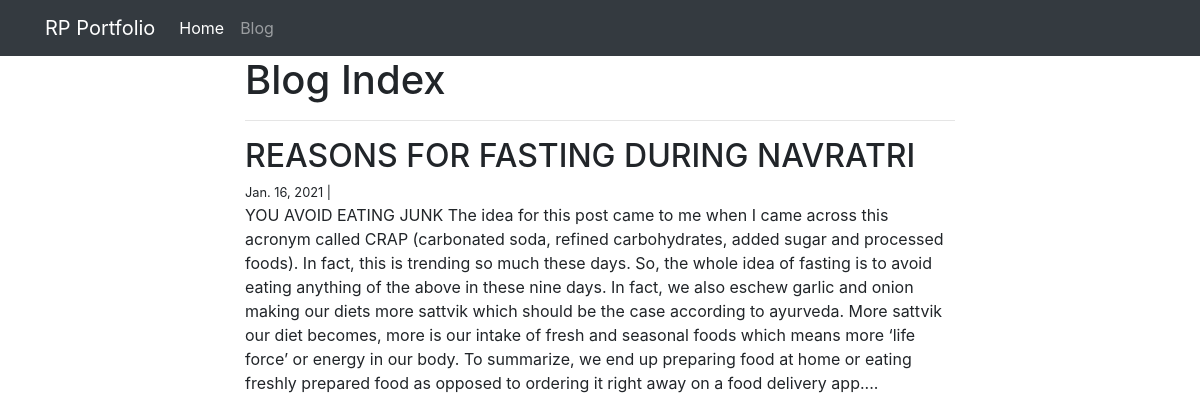
The app's page /blog/4/ with its own data.
### blog/models.py (models this page shows, shortened)
class Post(models.Model):
    title = models.CharField(max_length = 100)
    body = models.TextField()
    created_on = models.DateTimeField(auto_now_add =True)
    modified_on = models.DateTimeField(auto_now = True)
    categories = models.ManyToManyField('Category', related_name = "posts")

### blog/views.py (the view)
# urls.py: path('<int:id>/', views.blog_detail, name= "blog_detail"),
def blog_detail(request, id):
    post = Post.objects.get(pk = id)
    comments = Comment.objects.filter(post=post)
    data= {
        'post': post,
        'comments':comments,
    }
    return render(request, 'blogs/blog_detail.html', data)

### templates/blogs/blog_detail.html
{% extends "base.html" %}
{% block content %}
<div class="col-md-8 offset-md-2">
    <h1>Blog Index</h1>
    <hr>
    <h2>{{ post.title }}</h2>
    <small>
        {{ post.created_on.date }} |&nbsp;
    </small>
    <p>{{ post.body}}...</p>
</div>
{% endblock %}

### records on screen
Post: title "REASONS FOR FASTING DURING NAVRATRI", created_on "Jan. 16, 2021", body "YOU AVOID EATING JUNK The idea for this post came to me when I came across this acronym called CRAP (carbonated soda, refined carbohydrates, added sugar and processed foods). In fact, this is trending so much these days. So, the whole idea of fasting is to avoid eating anything of the above in these nine days. In fact, we also eschew garlic and onion making our diets more sattvik which should be the case according to ayurveda. More sattvik our diet becomes, more is our intake of fresh and seasonal foods which means more ‘life force’ or energy in our body. To summarize, we end up preparing food at home or eating freshly prepared food as opposed to ordering it right away on a food delivery…"
